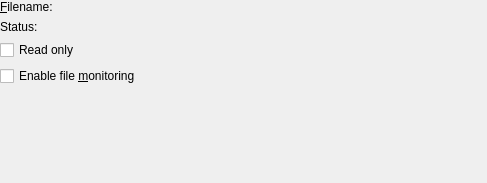
<?xml version="1.0" encoding="UTF-8"?>
<ui version="4.0">
 <class>SingleFileResourceConfigWidget</class>
 <widget class="QWidget" name="SingleFileResourceConfigWidget">
  <property name="geometry">
   <rect>
    <x>0</x>
    <y>0</y>
    <width>487</width>
    <height>183</height>
   </rect>
  </property>
  <widget class="QWidget" name="tab">
   <attribute name="title">
    <string>File</string>
   </attribute>
   <layout class="QVBoxLayout" name="verticalLayout">
    <item>
     <layout class="QHBoxLayout" name="horizontalLayout">
      <item>
       <widget class="QLabel" name="label">
        <property name="text">
         <string>&amp;Filename:</string>
        </property>
        <property name="buddy">
         <cstring>kcfg_Path</cstring>
        </property>
       </widget>
      </item>
      <item>
       <widget class="KUrlRequester" name="kcfg_Path"/>
      </item>
     </layout>
    </item>
    <item>
     <widget class="QLabel" name="statusLabel">
      <property name="text">
       <string>Status:</string>
      </property>
     </widget>
    </item>
    <item>
     <widget class="QCheckBox" name="kcfg_ReadOnly">
      <property name="text">
       <string>Read only</string>
      </property>
     </widget>
    </item>
    <item>
     <widget class="QCheckBox" name="kcfg_MonitorFile">
      <property name="text">
       <string>Enable file &amp;monitoring</string>
      </property>
     </widget>
    </item>
   </layout>
  </widget>
 </widget>
 <customwidgets>
  <customwidget>
   <class>KUrlRequester</class>
   <extends>QFrame</extends>
   <header>kurlrequester.h</header>
  </customwidget>
 </customwidgets>
 <resources/>
 <connections/>
</ui>
